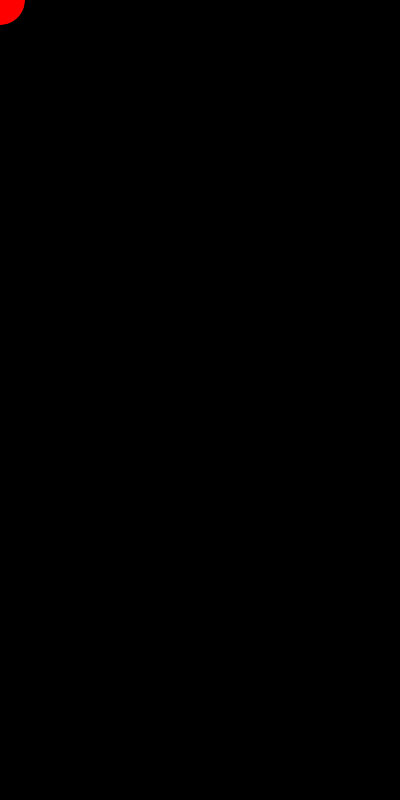
Frame 1 (no input)
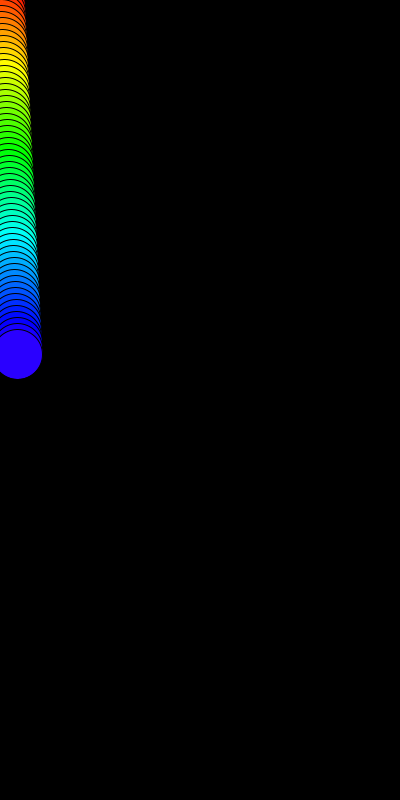
Frame 60 (the mouse pressed at the canvas centre just before this capture)
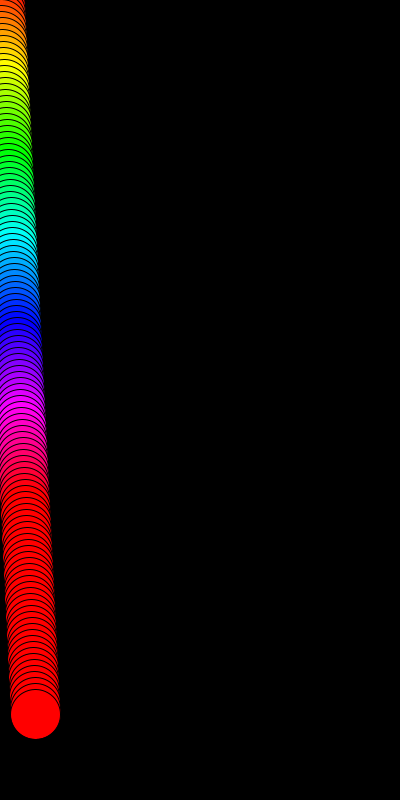
Frame 120 (the mouse held since frame 60 and released just before this capture)

The Processing sketch that drew these frames (run headless with seeded random() and noise(); from frame 60 on, the mouse is pressed at the canvas centre):

// Processing sketch: Exercise_5
// ── Exercise_5.pde
float xpos, ypos, fillColor; //x position, y position, and fill colour of the circles
void settings() {
  size(400, 800);
}
void setup() {
  background(0);
  colorMode(HSB, 255, 255, 255);
  xpos = 0;
  ypos = 0;
  fillColor = 0;
}
void draw() {
  fill(fillColor, 255, 255);
  ellipse(xpos, ypos, 50, 50);
  
  xpos += 0.3;
  ypos += 6;
  if (ypos > height) {
    ypos -= height;
    fillColor -= 380;
  }
  
  fillColor += 3;
}
